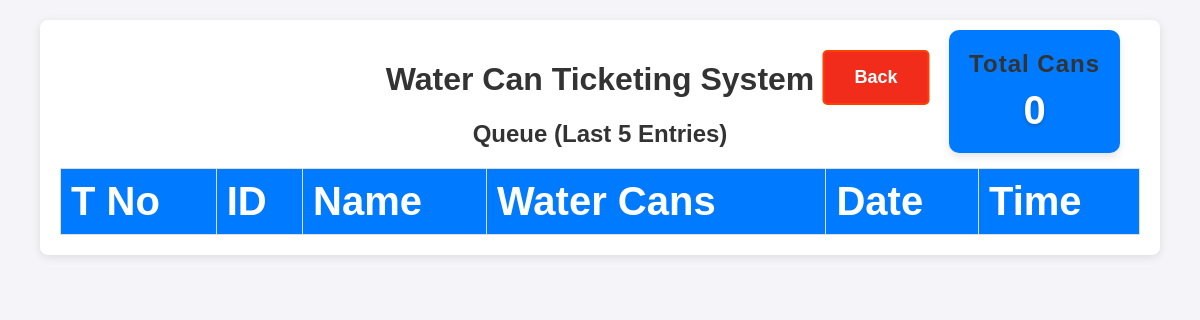
Page /dashboard on the earlier database version.
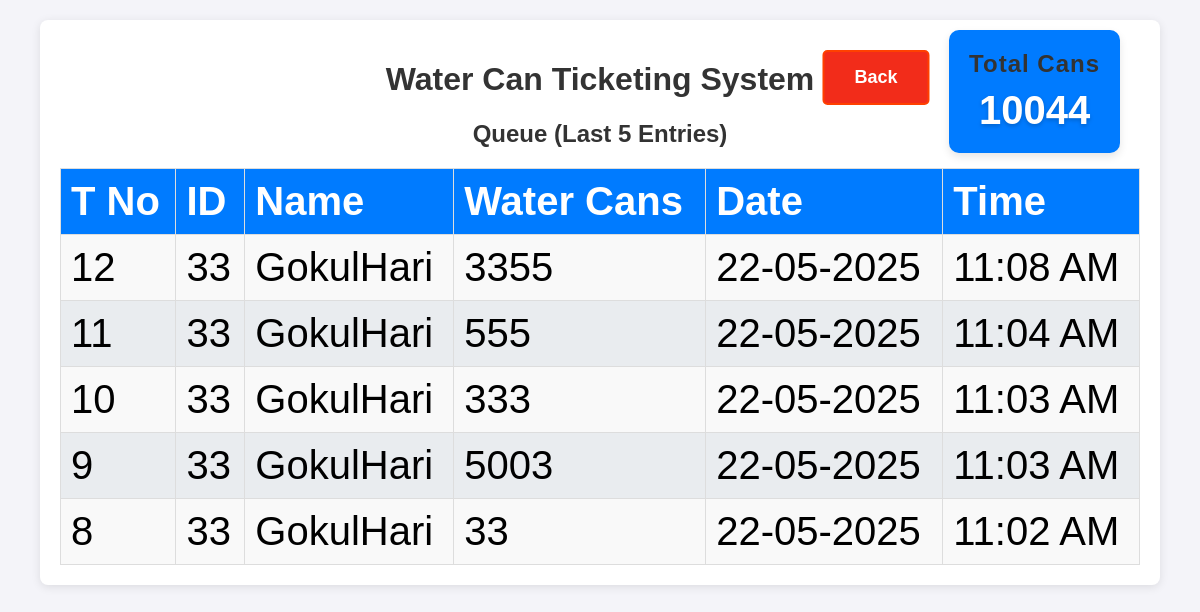
Same page on the later database version.
### app.py (models this page shows, shortened)
class Dealer_details(db.Model):
    id = db.Column(db.Integer, primary_key=True)
    dealer_id = db.Column(db.String(100), nullable=False, unique=True)
    name = db.Column(db.String(100), nullable=False)
    mobile = db.Column(db.String(15), nullable=False)
    address = db.Column(db.String(400), nullable=True)
    aadhaar_file = db.Column(db.String(400))  # Path to Aadhaar copy
    photo_file = db.Column(db.String(400))

class Dealer(db.Model):
    id = db.Column(db.Integer, primary_key=True)
    dealer_id = db.Column(db.String(100), nullable=False)
    water_can_count = db.Column(db.Integer, nullable=False)
    timestamp = db.Column(db.DateTime, default=datetime.now)
    token_id = db.Column(db.Integer, nullable=False)  # Daily resetting token ID
    @property
    def formatted_date(self):
        return self.timestamp.strftime("%d-%m-%Y")  # Format the date
    @property
    def formatted_time(self):
        return self.timestamp.strftime("%I:%M %p")  # Format the time in 12-hour format

### app.py (the view)
@app.route('/dashboard')
def dashboard():
    today = datetime.today().date()
    dealer_queue = db.session.query(Dealer, Dealer_details.name).outerjoin(Dealer_details, Dealer.dealer_id == Dealer_details.dealer_id).filter(func.date(Dealer.timestamp) == today).order_by(Dealer.timestamp.desc()).limit(5).all()
    return render_template('dashboard.html', queue=dealer_queue, total_cans=get_total_can_today())

### app.py (called while the page is built)
def get_total_can_today():
    query = Dealer.query
    start_of_today = datetime.now().replace(hour=0, minute=0, second=0, microsecond=0)
    query = query.filter(Dealer.timestamp >= start_of_today)
    filtered_data = query.order_by(Dealer.timestamp.desc()).all()
    total_cans = sum(dealer.water_can_count for dealer in filtered_data)
    return total_cans

### templates/dashboard.html (shortened to what this page needs)
<!DOCTYPE html>
<html lang="en">
<head>
    <link rel="stylesheet" href="/static/styles.css">
</head>
<body class="dashboard">
    <div class="container">
        <h1>Water Can Ticketing System</h1>
        <h2>Queue (Last 5 Entries)</h2>
        <table>
            <thead>
                <tr>
                    <th>T No</th>
                    <th>ID</th>
                    <th>Name</th>
                    <th>Water Cans</th>
                    <th>Date</th>
                    <th>Time</th>
                </tr>
            </thead>
            <tbody>
                {% for dealer, dealer_name in queue %}
                <tr>
                    <td>{{ dealer.token_id }}</td>
                    <td>{{ dealer.dealer_id }}</td>
                    <td>{{ dealer_name }}</td>
                    <td>{{ dealer.water_can_count }}</td>
                    <td>{{ dealer.formatted_date }}</td>
                    <td>{{ dealer.formatted_time }}</td>
                </tr>
                {% endfor %}
            </tbody>
        </table>
    </div>
    <div class="total-cans-card total-cans-card-top">
        <h2>Total Cans</h2>
        <div class="total-cans-number">{{ total_cans }}</div>
    </div>
    <a href="/" class="back">Back</a>
</body>
</html>

Differences in the rows shown:
added Dealer_details: token_id "12", dealer_id "33", name "GokulHari", water_can_count "3355", formatted_date "22-05-2025", formatted_time "11:08 AM", token_id "11", water_can_count "555", formatted_time "11:04 AM", token_id "10", water_can_count "333", formatted_time "11:03 AM", token_id "9", water_can_count "5003", token_id "8", water_can_count "33", formatted_time "11:02 AM"
Other differences:
{{ total_cans }}: "0" → "10044"
